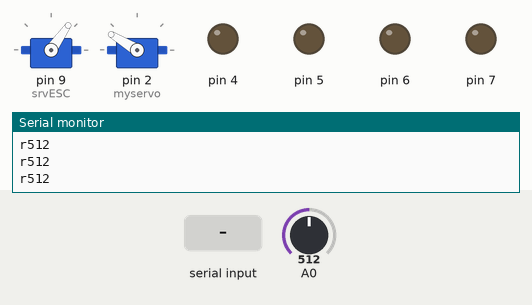
Recording of a sketch running on a simulated Arduino Uno, built with avr-gcc and run on an emulated ATmega328P. Parts: 2 × servo, output pins drawn as LEDs (lit = HIGH), the last lines printed to the serial monitor. The inputs (shaded band) are chosen by the test bench; at power-on: A0 = 512. EEPROM starts erased.

Above: at 3.2 s.
3.3 s: A0 set to 0
At 3.63 s:
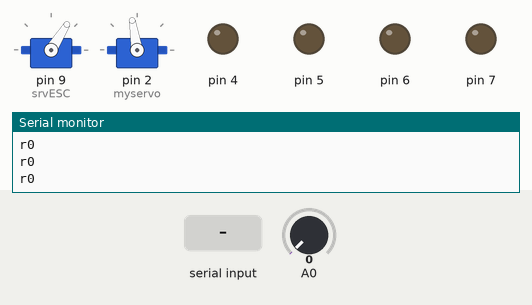
6.3 s: "s90\n" received over Serial
9.3 s: "b90\n" received over Serial
At 9.46 s:
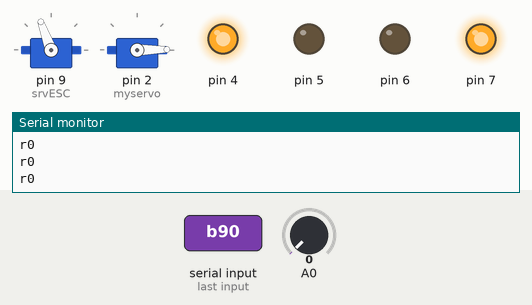
12.3 s: A0 set to 85
14.4 s: "a90\n" received over Serial
At 15.5 s:
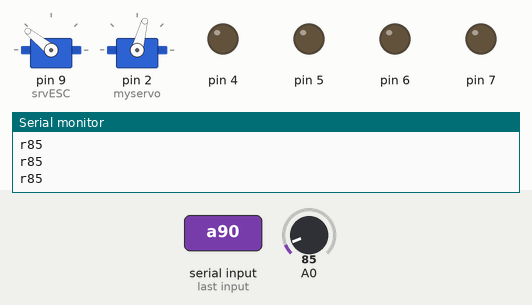
15.9 s: "c90\n" received over Serial
At 16.7 s:
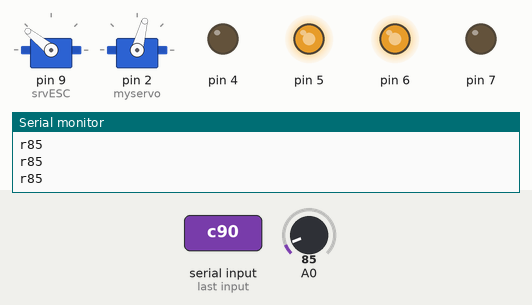
Timing chart, 0 to 18.4 s (numbered marks = the images above; inputs shaded):
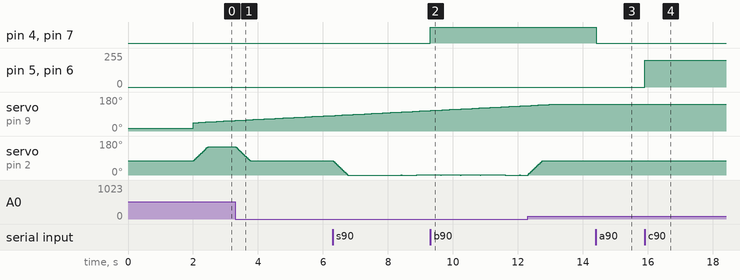

Measured:
- after the input at 9.3 s, pin 4, pin 7: LOW → HIGH at once
- after the input at 14.4 s, pin 4, pin 7: HIGH → LOW at once
- after the input at 15.9 s, pin 5, pin 6: 0/255 → 200/255 at once

The sketch:

auto_balance.ino
```cpp
#include <Servo.h>
#include <EEPROM.h>
#define address 3
int res=500;
int deg = 75;
int speed=200;
int PIN_ESC = 9, value = 1000;
Servo srvESC;
Servo myservo;
int val = 0;
long serial_t, ser_t, esc_t;
char r='0';
void setup() {
  for(int i =4;i<=7;i++){
    pinMode(i,OUTPUT);
    digitalWrite(i,LOW);
  }
  Serial.begin(9600);
  res=word(EEPROM.read(address),EEPROM.read(address+1));
  Serial.println(res);
  srvESC.attach(9);
  myservo.attach(2);
  myservo.write(deg);


  srvESC.writeMicroseconds(700);
  delay(2000);
  srvESC.writeMicroseconds(1000);

  serial_t = millis();
  ser_t = serial_t;
  esc_t= serial_t;
}

void loop() {

  if(Serial.available()){
    r=Serial.read();
    switch(r){
      case 'a':
        digitalWrite(4,LOW);
        digitalWrite(5,LOW);
        digitalWrite(6,LOW);
        digitalWrite(7,LOW);
        break;
      case 'b':
        analogWrite(4,speed);
        digitalWrite(5,LOW);
        digitalWrite(6,LOW);
        analogWrite(7,speed);
        break;
      case 'c':
        digitalWrite(4,LOW);
        analogWrite(5,speed);
        analogWrite(6,speed );
        digitalWrite(7,LOW);
        break;
      case 's':
        res=Serial.parseInt();
        EEPROM.write(address,highByte(res));
        EEPROM.write(address+1,lowByte(res));
        // Serial.println(EEPROM.read(address));
        break;
      case 'm':
        Serial.print("m");
        Serial.println(res);
        break;
      case 'p':
        speed=Serial.parseInt();
        break;
      case 'd':
        Serial.println(speed);
        break;
    }
  }

  if (millis() - serial_t > 100) {
    Serial.print("r");
    Serial.println(val);
    serial_t = millis();
  }

  //Serial.println(val);
  srvESC.writeMicroseconds(value);

  if (millis() - esc_t > 10) {
    if (value < 2000) {
      value++;
    }
    esc_t = millis();
  }

  val = analogRead(A0);

  if (millis() - ser_t > 5) {
    if (val > res+10 && deg < 150) {
      deg++;
    }
    else if (val < res-10 && deg >0) {
      deg--;
    }
    else {
      if (deg > 75)
        deg--;
      else if (deg < 75)
        deg++ ;
    }
    ser_t = millis();
  }

  myservo.write(deg);

}
```
